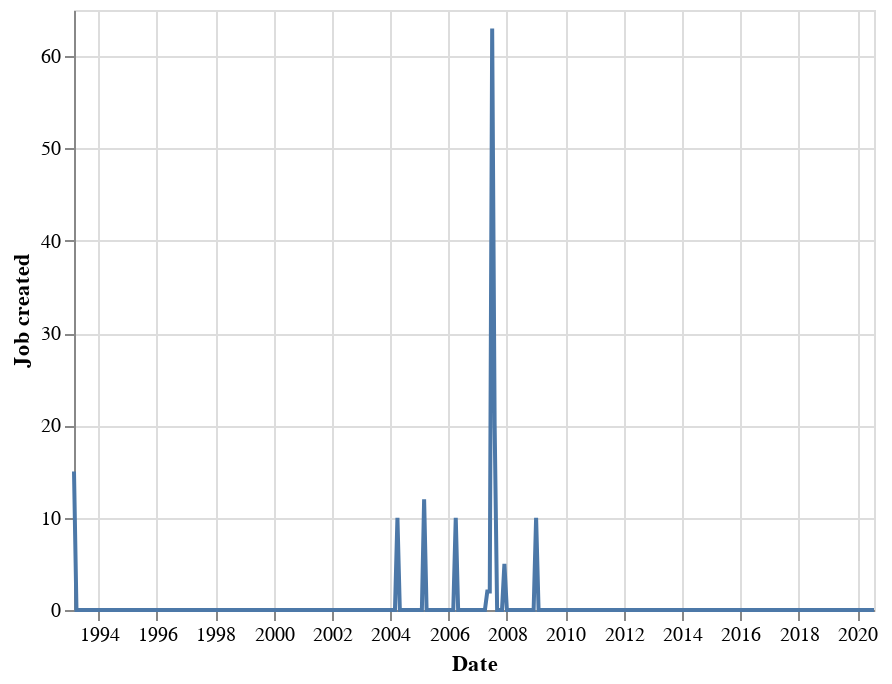

Here is the notebook cell this chart was saved with:
### Code cell
alt.Chart(source).mark_line().encode(x='Date', y="Job created")

### Figure 1 — Vega-Lite specification as saved in the notebook (floating-point values rounded to 4 significant figures; data arrays with more than 128 entries replaced by an {"elided": "..."} marker saying what was removed)
{"config": {"view": {"continuousWidth": 400, "continuousHeight": 300}}, "data": {"name": "data-c455f42ad125eb25d01e494be3d961d0"}, "mark": "line", "encoding": {"x": {"field": "Date", "type": "temporal"}, "y": {"field": "Job created", "type": "quantitative"}}, "$schema": "https://vega.github.io/schema/vega-lite/v4.17.0.json", "datasets": {"data-c455f42ad125eb25d01e494be3d961d0": {"elided": "330 records"}}}
